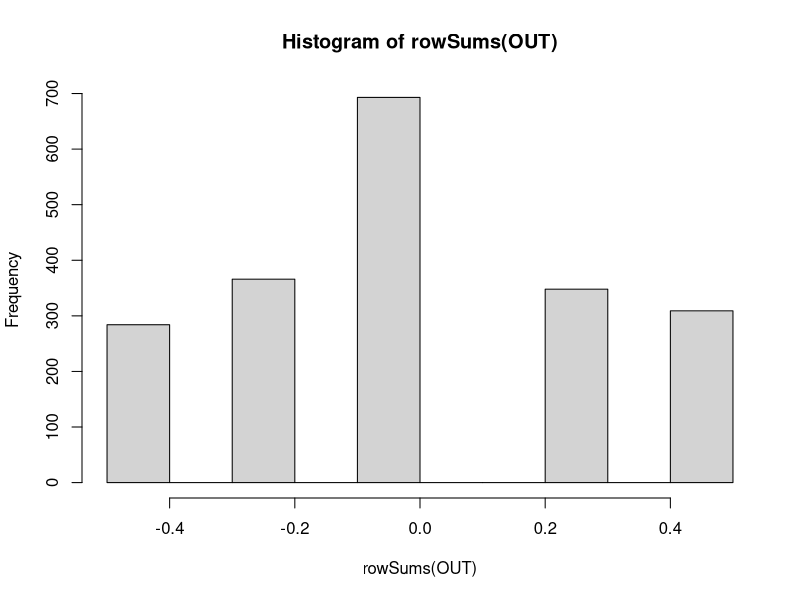

Write the R code that produced this figure.
n.loci <- 2
n.alleles <- 2

n.individs = 1000

OUT <- NULL
for(n in 1:n.loci){
  zeros <- rep(0, n.individs*0.5)
  pos   <- rep(0.25, n.individs*0.75)
  neg   <- rep(-0.25, n.individs*0.75)
  out   <- c(zeros, pos, neg)
  out   <- sample(out, length(out), replace = TRUE)
  OUT <- cbind(OUT, out)
}

head(OUT)
hist(rowSums(OUT))
